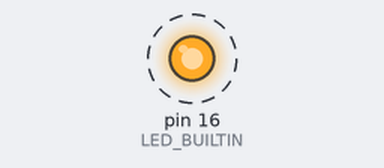
Bench run of a sketch on a simulated Arduino Uno, built with avr-gcc and run on an emulated ATmega328P. Shown: output pins drawn as LEDs (lit = HIGH). Dashed ring = blinking.

Above: at 0.2 s.
Timing chart, 0 to 3.0 s (numbered marks = the images above):
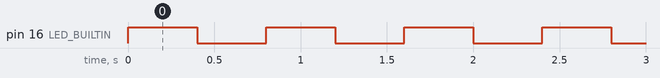

The sketch:

LED_BUILTIN.ino
```cpp
//VARIAVÉIS
int LED_BUILTIN  = 16;


void setup() {
Serial.begin(9600);
pinMode(LED_BUILTIN, OUTPUT);
}

void loop() {
  digitalWrite(LED_BUILTIN, HIGH);
  delay(400);
  digitalWrite(LED_BUILTIN, LOW);
  delay(400);
}
```

Measured:
- by itself, pin 16 (LED_BUILTIN): alternates HIGH for 0.40 s and LOW for 0.40 s
